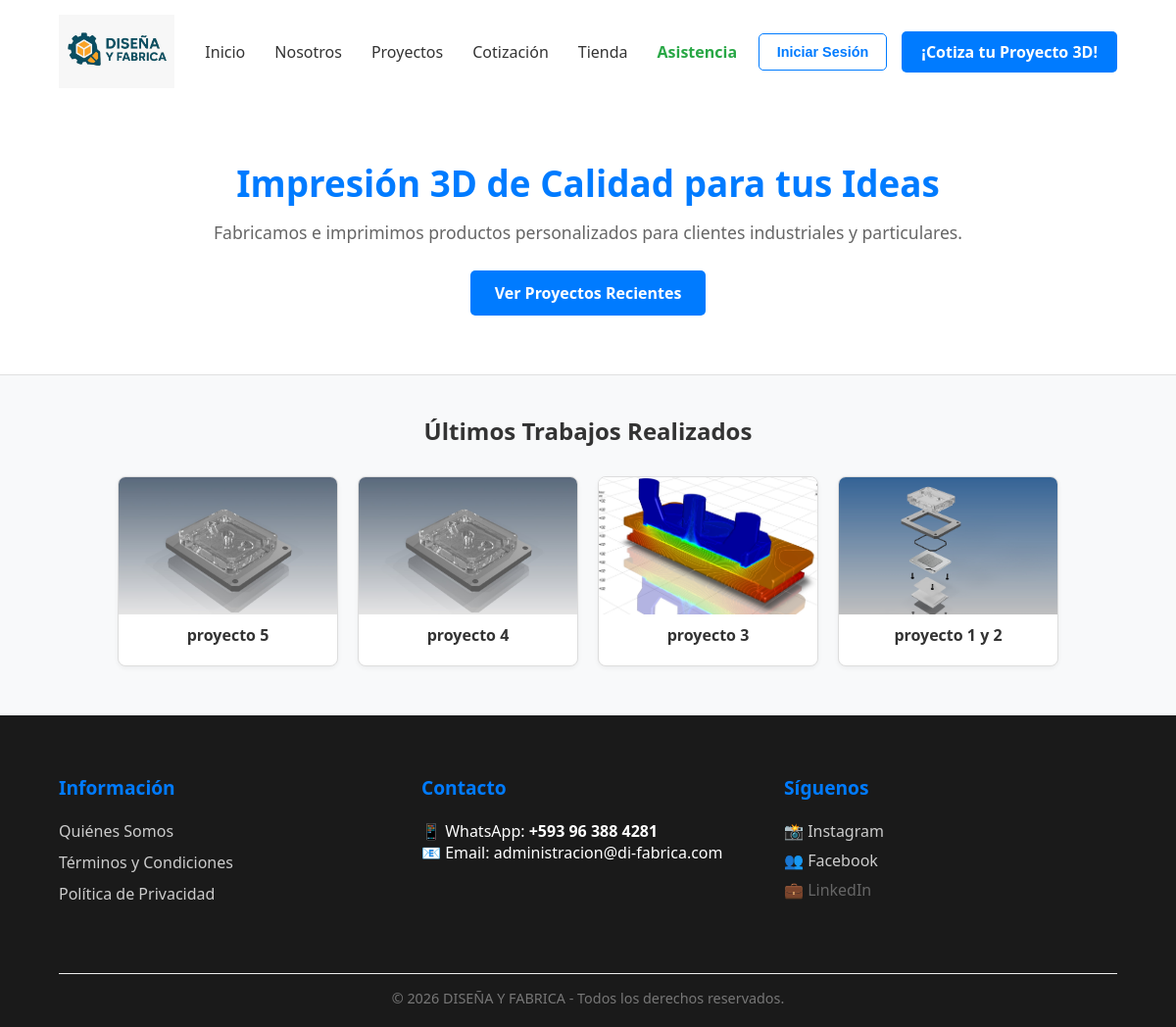
The page / on the database its author committed.
### tables this page shows
CREATE TABLE `empresa_info` (
  `id` int(11) NOT NULL,
  `quienes_somos` text NOT NULL,
  `mision` text NOT NULL,
  `vision` text NOT NULL,
  `google_maps` text NOT NULL,
  `logo` varchar(255) DEFAULT 'LogoDYF.png',
  `historia` text DEFAULT NULL,
  `politica_calidad` text DEFAULT NULL,
  `banner_titulo` varchar(255) DEFAULT 'Impresión 3D de Calidad para tus Ideas',
  `banner_subtitulo` text DEFAULT NULL
);

CREATE TABLE `proyectos` (
  `id` int(11) NOT NULL,
  `titulo` varchar(100) DEFAULT NULL,
  `descripcion` text DEFAULT NULL,
  `imagen` varchar(255) DEFAULT NULL,
  `fecha` timestamp NOT NULL DEFAULT current_timestamp()
);

### index.php (the view, shortened to what this page needs)
<?php
include 'includes/db.php';
include 'includes/header.php';
$q_inf = "SELECT * FROM empresa_info WHERE id = 1";
$r_inf = mysqli_query($conexion, $q_inf);
$d_inf = ($r_inf) ? mysqli_fetch_assoc($r_inf) : null;
$txt_titulo    = (!empty($d_inf) && !empty($d_inf['banner_titulo'])) ? $d_inf['banner_titulo'] : 'Impresión 3D de Calidad para tus Ideas';
$txt_subtitulo = (!empty($d_inf) && !empty($d_inf['banner_subtitulo'])) ? $d_inf['banner_subtitulo'] : 'Fabricamos e imprimimos productos personalizados para clientes industriales y particulares.';
?>
<!DOCTYPE html>
<html lang="es">
<head>
    <link rel="stylesheet" href="css/estilos.css">
</head>
<body style="background-color: #f8f9fa; font-family: sans-serif;">
<main>
    <section style="background: white; padding: 60px 20px; text-align: center; border-bottom: 1px solid #e0e0e0;">
        <div style="max-width: 800px; margin: 0 auto;">
            <h1 style="color: #007bff; font-size: 2.3rem; font-weight: bold; margin-bottom: 15px; line-height: 1.2;">
                <?php echo htmlspecialchars($txt_titulo); ?>
            </h1>
            <p style="color: #666; font-size: 1.1rem; margin-bottom: 25px; line-height: 1.5;">
                <?php echo htmlspecialchars($txt_subtitulo); ?>
            </p>
            <a href="proyectos.php" style="background: #007bff; color: white; padding: 12px 25px; border-radius: 5px; text-decoration: none; font-weight: bold; display: inline-block;">
                Ver Proyectos Recientes
            </a>
        </div>
    </section>
    <section style="max-width: 1000px; margin: 40px auto; padding: 0 20px;">
        <h2 style="text-align: center; color: #333; margin-bottom: 30px;">Últimos Trabajos Realizados</h2>
        <div style="display: grid; grid-template-columns: repeat(auto-fill, minmax(220px, 1fr)); gap: 20px;">
            <?php
            $query_p = "SELECT * FROM proyectos ORDER BY id DESC LIMIT 4";
            $res_p = mysqli_query($conexion, $query_p);
            if ($res_p && mysqli_num_rows($res_p) > 0) {
                while ($p = mysqli_fetch_assoc($res_p)) {
                    ?>
                    <div style="background: white; border-radius: 8px; border: 1px solid #ddd; overflow: hidden; box-shadow: 0 2px 5px rgba(0,0,0,0.05); text-align: center; padding-bottom: 15px;">
                        <img src="img/proyectos/<?php echo htmlspecialchars($p['imagen']); ?>" style="width: 100%; height: 140px; object-fit: cover;">
                        <h4 style="margin: 10px 0 5px 0; color: #333;"><?php echo htmlspecialchars($p['titulo']); ?></h4>
                    </div>
                    <?php
                }
            }
            ?>
        </div>
    </section>
</main>
<?php include 'includes/footer.php'; ?>
</body>
</html>

### includes/header.php (shortened to what this page needs)
<?php
$query_header = "SELECT logo FROM empresa_info WHERE id = 1";
$res_header = mysqli_query($conexion, $query_header);
$info_header = mysqli_fetch_assoc($res_header);
$logo_actual = (!empty($info_header['logo'])) ? $info_header['logo'] : 'LogoDYF.png';
?>
<header class="navbar">
    <div class="logo-container">
        <a href="index.php" style="display: flex; align-items: center; text-decoration: none;">
            <img src="img/<?php echo $logo_actual; ?>" alt="Logo Diseña y Fabrica" class="logo-img" style="height: 75px; width: auto; object-fit: contain; display: block;">
        </a>
    </div>
    <nav class="nav-links">
        <ul>
            <li><a href="index.php">Inicio</a></li>
            <li><a href="quienes-somos.php">Nosotros</a></li>
            <li><a href="proyectos.php">Proyectos</a></li>
            <li><a href="cotizacion.php">Cotización</a></li>
            <li><a href="tienda.php">Tienda</a></li>
            <li><a href="asistencia.php" style="color: #28a745; font-weight: bold;">Asistencia</a></li>
        </ul>
    </nav>
    <div class="nav-button" style="display: flex; align-items: center; gap: 15px;">
        <a href="admin/login.php" class="btn-login" style="color: #007bff; text-decoration: none; border: 1px solid #007bff; padding: 10px 18px; border-radius: 5px; font-weight: bold; font-size: 0.9rem; transition: all 0.3s; font-family: sans-serif;">
            Iniciar Sesión
        </a>
        <a href="cotizacion.php" class="btn-cotizar">¡Cotiza tu Proyecto 3D!</a>
    </div>
</header>

### css/estilos.css (style rules this page uses)
* { margin: 0; padding: 0; box-sizing: border-box; font-family: 'Segoe UI', sans-serif; }
.navbar { display: flex; justify-content: space-between; align-items: center; padding: 15px 5%; background: #fff; box-shadow: 0 2px 10px rgba(0,0,0,0.1); }
.logo-container a { display: flex; align-items: center; text-decoration: none; }
.logo-img { width: 40px; margin-right: 10px; }
.nav-links ul { display: flex; list-style: none; }
.nav-links ul li { position: relative; padding: 0 15px; }
.nav-links ul li a { text-decoration: none; color: #333; font-weight: 500; transition: 0.3s; }
.btn-cotizar { background: #007bff; color: white !important; padding: 10px 20px; border-radius: 5px; text-decoration: none; font-weight: bold; transition: 0.3s; }

### rows shown on the page
empresa_info: logo (picture), banner_titulo "Impresión 3D de Calidad para tus Ideas", banner_subtitulo "Fabricamos e imprimimos productos personalizados para clientes industriales y particulares."
proyectos: imagen (picture), titulo "proyecto 5"
proyectos: imagen (picture), titulo "proyecto 4"
proyectos: imagen (picture), titulo "proyecto 3"
proyectos: imagen (picture), titulo "proyecto 1 y 2"
